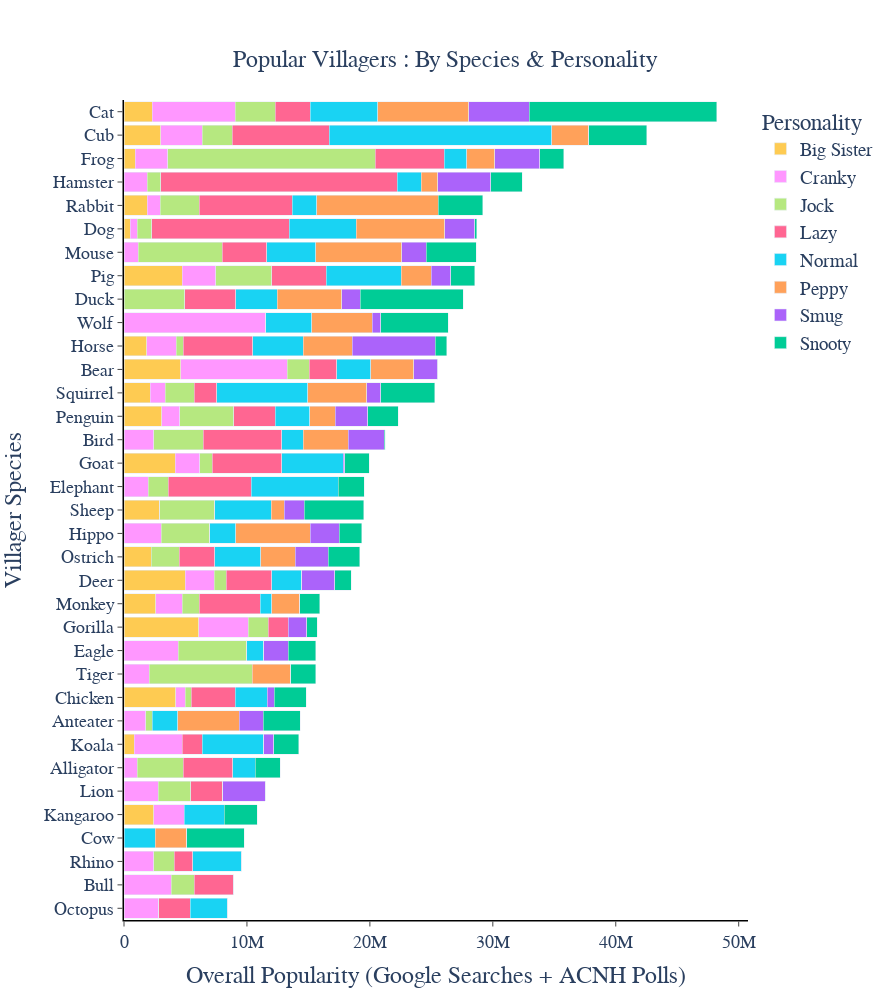

Write notebook code for a chart like this one.
### Code cell
fig2 = px.bar(personality_species, color="Personality",title= "Popular Villagers: What Species are they?",
              color_discrete_sequence=px.colors.qualitative.Plotly_r,orientation='h')
fig2.update_traces(textfont_size=18,width=0.85)
fig2.update_layout(font=dict(size=20),title_font_size=24,legend_font_size=19,width=1000,height=600,font_family="Courier",yaxis_title="Villager Species",xaxis_title="Overall Popularity (Google Searches + ACNH Polls)")
fig2.update_layout(height=1000,width=890,autosize=False,font_family="Helvetica",plot_bgcolor='white')
fig2.update_xaxes(showgrid=False,showline=True, tickfont_size=18,ticks='outside',linecolor="black",linewidth=1.5)
fig2.update_yaxes(showgrid=False,showline=True, tickfont_size=18,ticks='outside',linecolor="black",linewidth=1.5)
fig2.update_layout(
    title={
        'text': "Popular Villagers : By Species & Personality",
        'y':0.95,
        'x':0.5})
fig2.update_layout(barmode='stack', yaxis={'categoryorder':'total ascending'})
fig2.show()

### Figure 1 — Plotly figure (JSON) as saved in the notebook; plotly's stock layout.template omitted (floating-point values rounded to 4 significant figures)
{"data": [{"alignmentgroup": "True", "hovertemplate": "Personality=Big Sister<br>value=%{x}<br>Species=%{y}<extra></extra>", "legendgroup": "Big Sister", "marker": {"color": "#FECB52", "pattern": {"shape": ""}}, "name": "Big Sister", "offsetgroup": "Big Sister", "orientation": "h", "showlegend": true, "textfont": {"size": 18}, "textposition": "auto", "type": "bar", "width": 0.85, "x": [0, 0, 4624252, 0, 0, 2303274, 4198743, 0, 3006443, 4982639, 518395, 0, 0, 0, 899624, 4167954, 6068679, 0, 0, 1866542, 2438194, 849411, 0, 2601650, 0, 0, 2200949, 3058311, 4733985, 1902276, 645, 2892619, 2151554, 0, 0], "xaxis": "x", "y": ["Alligator", "Anteater", "Bear", "Bird", "Bull", "Cat", "Chicken", "Cow", "Cub", "Deer", "Dog", "Duck", "Eagle", "Elephant", "Frog", "Goat", "Gorilla", "Hamster", "Hippo", "Horse", "Kangaroo", "Koala", "Lion", "Monkey", "Mouse", "Octopus", "Ostrich", "Penguin", "Pig", "Rabbit", "Rhino", "Sheep", "Squirrel", "Tiger", "Wolf"], "yaxis": "y"}, {"alignmentgroup": "True", "hovertemplate": "Personality=Cranky<br>value=%{x}<br>Species=%{y}<extra></extra>", "legendgroup": "Cranky", "marker": {"color": "#FF97FF", "pattern": {"shape": ""}}, "name": "Cranky", "offsetgroup": "Cranky", "orientation": "h", "showlegend": true, "textfont": {"size": 18}, "textposition": "auto", "type": "bar", "width": 0.85, "x": [1086648, 1769126, 8637966, 2417832, 3852603, 6755173, 773626, 0, 3375015, 2372675, 566735, 0, 4422642, 1988656, 2671725, 2008999, 4051328, 1887477, 3029697, 2383181, 2449952, 3879721, 2780477, 2150116, 1169686, 2838334, 0, 1467157, 2712324, 1063129, 2437956, 0, 1197366, 2054095, 11511029], "xaxis": "x", "y": ["Alligator", "Anteater", "Bear", "Bird", "Bull", "Cat", "Chicken", "Cow", "Cub", "Deer", "Dog", "Duck", "Eagle", "Elephant", "Frog", "Goat", "Gorilla", "Hamster", "Hippo", "Horse", "Kangaroo", "Koala", "Lion", "Monkey", "Mouse", "Octopus", "Ostrich", "Penguin", "Pig", "Rabbit", "Rhino", "Sheep", "Squirrel", "Tiger", "Wolf"], "yaxis": "y"}, {"alignmentgroup": "True", "hovertemplate": "Personality=Jock<br>value=%{x}<br>Species=%{y}<extra></extra>", "legendgroup": "Jock", "marker": {"color": "#B6E880", "pattern": {"shape": ""}}, "name": "Jock", "offsetgroup": "Jock", "orientation": "h", "showlegend": true, "textfont": {"size": 18}, "textposition": "auto", "type": "bar", "width": 0.85, "x": [3717833, 526085, 1813437, 4009982, 1879055, 3263189, 502220, 0, 2420770, 958633, 1183514, 4952694, 5570959, 1610355, 16884039, 1008960, 1614683, 1112026, 3926531, 588050, 0, 1420, 2653456, 1380446, 6817127, 0, 2280779, 4380923, 4563411, 3174898, 1633189, 4468975, 2371707, 8372612, 0], "xaxis": "x", "y": ["Alligator", "Anteater", "Bear", "Bird", "Bull", "Cat", "Chicken", "Cow", "Cub", "Deer", "Dog", "Duck", "Eagle", "Elephant", "Frog", "Goat", "Gorilla", "Hamster", "Hippo", "Horse", "Kangaroo", "Koala", "Lion", "Monkey", "Mouse", "Octopus", "Ostrich", "Penguin", "Pig", "Rabbit", "Rhino", "Sheep", "Squirrel", "Tiger", "Wolf"], "yaxis": "y"}, {"alignmentgroup": "True", "hovertemplate": "Personality=Lazy<br>value=%{x}<br>Species=%{y}<extra></extra>", "legendgroup": "Lazy", "marker": {"color": "#FF6692", "pattern": {"shape": ""}}, "name": "Lazy", "offsetgroup": "Lazy", "orientation": "h", "showlegend": true, "textfont": {"size": 18}, "textposition": "auto", "type": "bar", "width": 0.85, "x": [4059309, 0, 2225242, 6410224, 3175378, 2810488, 3575690, 0, 7889166, 3696305, 11188574, 4130768, 0, 6765771, 5575300, 5628733, 1619350, 19221575, 0, 5631344, 0, 1652809, 2597175, 4957134, 3635346, 2529942, 2916268, 3377246, 4450928, 7541841, 1509516, 0, 1814104, 0, 0], "xaxis": "x", "y": ["Alligator", "Anteater", "Bear", "Bird", "Bull", "Cat", "Chicken", "Cow", "Cub", "Deer", "Dog", "Duck", "Eagle", "Elephant", "Frog", "Goat", "Gorilla", "Hamster", "Hippo", "Horse", "Kangaroo", "Koala", "Lion", "Monkey", "Mouse", "Octopus", "Ostrich", "Penguin", "Pig", "Rabbit", "Rhino", "Sheep", "Squirrel", "Tiger", "Wolf"], "yaxis": "y"}, {"alignmentgroup": "True", "hovertemplate": "Personality=Normal<br>value=%{x}<br>Species=%{y}<extra></extra>", "legendgroup": "Normal", "marker": {"color": "#19D3F3", "pattern": {"shape": ""}}, "name": "Normal", "offsetgroup": "Normal", "orientation": "h", "showlegend": true, "textfont": {"size": 18}, "textposition": "auto", "type": "bar", "width": 0.85, "x": [1807134, 2080636, 2786335, 1738875, 0, 5523681, 2590344, 2524662, 18096684, 2433578, 5437909, 3361852, 1364200, 7060592, 1850410, 5024366, 0, 1945888, 2139767, 4098888, 3278475, 4985369, 0, 936129, 3986366, 3063629, 3725786, 2839626, 6073075, 1980713, 3984518, 4599553, 7411604, 0, 3746877], "xaxis": "x", "y": ["Alligator", "Anteater", "Bear", "Bird", "Bull", "Cat", "Chicken", "Cow", "Cub", "Deer", "Dog", "Duck", "Eagle", "Elephant", "Frog", "Goat", "Gorilla", "Hamster", "Hippo", "Horse", "Kangaroo", "Koala", "Lion", "Monkey", "Mouse", "Octopus", "Ostrich", "Penguin", "Pig", "Rabbit", "Rhino", "Sheep", "Squirrel", "Tiger", "Wolf"], "yaxis": "y"}, {"alignmentgroup": "True", "hovertemplate": "Personality=Peppy<br>value=%{x}<br>Species=%{y}<extra></extra>", "legendgroup": "Peppy", "marker": {"color": "#FFA15A", "pattern": {"shape": ""}}, "name": "Peppy", "offsetgroup": "Peppy", "orientation": "h", "showlegend": true, "textfont": {"size": 18}, "textposition": "auto", "type": "bar", "width": 0.85, "x": [0, 5012798, 3494773, 3683394, 0, 7368853, 0, 2598255, 3016630, 0, 7177938, 5274879, 0, 0, 2264187, 0, 0, 1340949, 6043230, 3991487, 0, 0, 0, 2288496, 6967533, 0, 2786348, 2067821, 2460170, 9894530, 0, 1056690, 4779416, 3139035, 4923192], "xaxis": "x", "y": ["Alligator", "Anteater", "Bear", "Bird", "Bull", "Cat", "Chicken", "Cow", "Cub", "Deer", "Dog", "Duck", "Eagle", "Elephant", "Frog", "Goat", "Gorilla", "Hamster", "Hippo", "Horse", "Kangaroo", "Koala", "Lion", "Monkey", "Mouse", "Octopus", "Ostrich", "Penguin", "Pig", "Rabbit", "Rhino", "Sheep", "Squirrel", "Tiger", "Wolf"], "yaxis": "y"}, {"alignmentgroup": "True", "hovertemplate": "Personality=Smug<br>value=%{x}<br>Species=%{y}<extra></extra>", "legendgroup": "Smug", "marker": {"color": "#AB63FA", "pattern": {"shape": ""}}, "name": "Smug", "offsetgroup": "Smug", "orientation": "h", "showlegend": true, "textfont": {"size": 18}, "textposition": "auto", "type": "bar", "width": 0.85, "x": [0, 1944223, 1928902, 2921832, 0, 4934128, 568193, 0, 0, 2697423, 2449341, 1499097, 1988848, 0, 3675920, 125267, 1503179, 4335226, 2365383, 6761003, 0, 815579, 3465459, 0, 2027197, 0, 2703620, 2620492, 1565752, 847, 0, 1655053, 1166637, 0, 686634], "xaxis": "x", "y": ["Alligator", "Anteater", "Bear", "Bird", "Bull", "Cat", "Chicken", "Cow", "Cub", "Deer", "Dog", "Duck", "Eagle", "Elephant", "Frog", "Goat", "Gorilla", "Hamster", "Hippo", "Horse", "Kangaroo", "Koala", "Lion", "Monkey", "Mouse", "Octopus", "Ostrich", "Penguin", "Pig", "Rabbit", "Rhino", "Sheep", "Squirrel", "Tiger", "Wolf"], "yaxis": "y"}, {"alignmentgroup": "True", "hovertemplate": "Personality=Snooty<br>value=%{x}<br>Species=%{y}<extra></extra>", "legendgroup": "Snooty", "marker": {"color": "#00CC96", "pattern": {"shape": ""}}, "name": "Snooty", "offsetgroup": "Snooty", "orientation": "h", "showlegend": true, "textfont": {"size": 18}, "textposition": "auto", "type": "bar", "width": 0.85, "x": [2022403, 2994871, 0, 78828, 0, 15259796, 2612342, 4669423, 4701241, 1350294, 181026, 8376014, 2263554, 2135358, 1946177, 1968082, 876877, 2555811, 1841762, 921420, 2658104, 2017601, 0, 1618414, 4049234, 0, 2550549, 2480342, 1954944, 3626603, 0, 4839732, 4397655, 2038880, 5518779], "xaxis": "x", "y": ["Alligator", "Anteater", "Bear", "Bird", "Bull", "Cat", "Chicken", "Cow", "Cub", "Deer", "Dog", "Duck", "Eagle", "Elephant", "Frog", "Goat", "Gorilla", "Hamster", "Hippo", "Horse", "Kangaroo", "Koala", "Lion", "Monkey", "Mouse", "Octopus", "Ostrich", "Penguin", "Pig", "Rabbit", "Rhino", "Sheep", "Squirrel", "Tiger", "Wolf"], "yaxis": "y"}], "layout": {"autosize": false, "barmode": "stack", "font": {"family": "Helvetica", "size": 20}, "height": 1000, "legend": {"font": {"size": 19}, "title": {"text": "Personality"}, "tracegroupgap": 0}, "plot_bgcolor": "white", "title": {"font": {"size": 24}, "text": "Popular Villagers : By Species & Personality", "x": 0.5, "y": 0.95}, "width": 890, "xaxis": {"anchor": "y", "domain": [0, 1], "linecolor": "black", "linewidth": 1.5, "showgrid": false, "showline": true, "tickfont": {"size": 18}, "ticks": "outside", "title": {"text": "Overall Popularity (Google Searches + ACNH Polls)"}}, "yaxis": {"anchor": "x", "categoryorder": "total ascending", "domain": [0, 1], "linecolor": "black", "linewidth": 1.5, "showgrid": false, "showline": true, "tickfont": {"size": 18}, "ticks": "outside", "title": {"text": "Villager Species"}}}}
